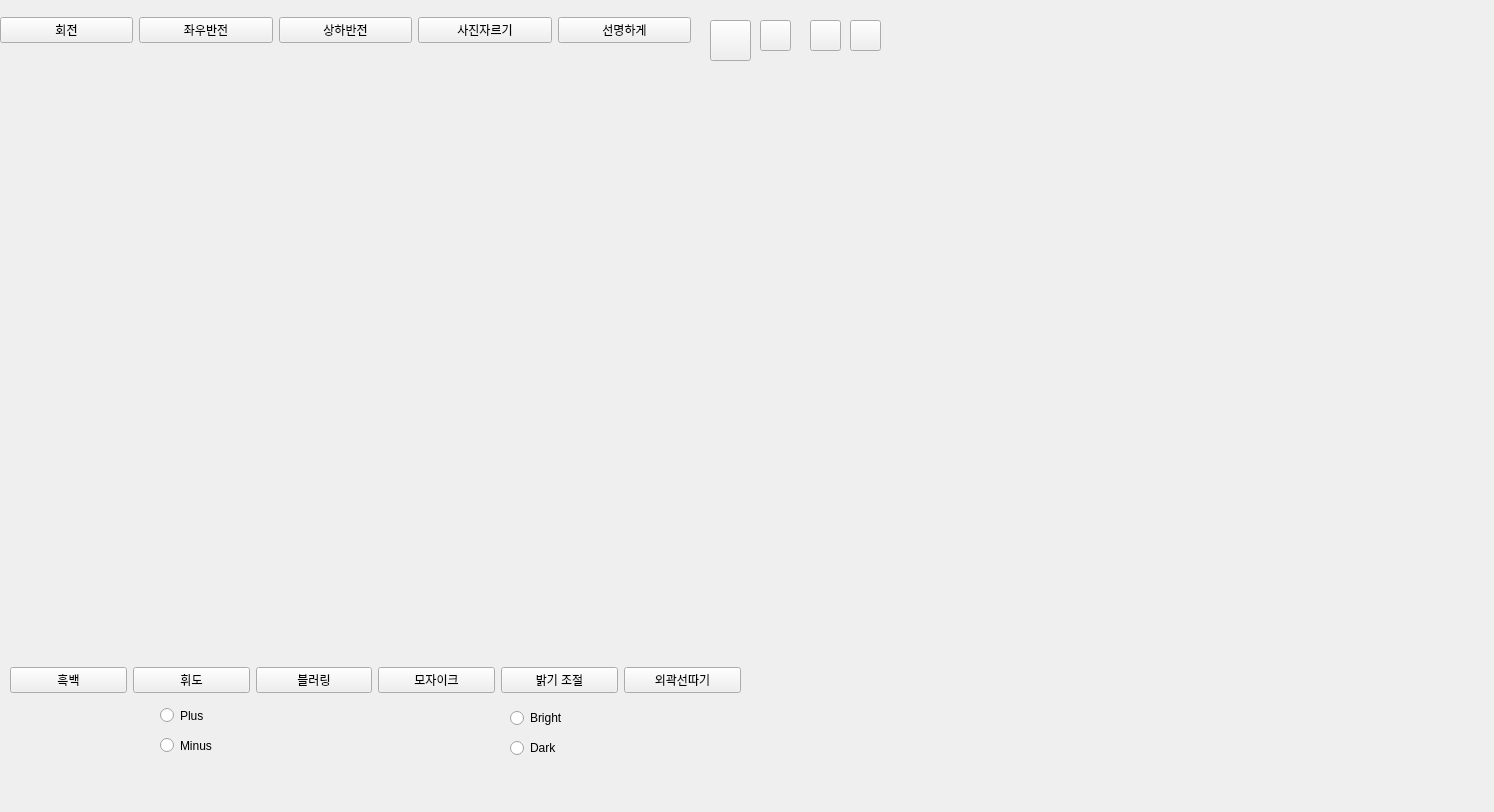
<?xml version="1.0" encoding="UTF-8"?>
<ui version="4.0">
 <class>PhotoWindow</class>
 <widget class="QMainWindow" name="PhotoWindow">
  <property name="geometry">
   <rect>
    <x>0</x>
    <y>0</y>
    <width>1494</width>
    <height>812</height>
   </rect>
  </property>
  <property name="windowTitle">
   <string>MainWindow</string>
  </property>
  <widget class="QWidget" name="centralwidget">
   <widget class="QLabel" name="label">
    <property name="enabled">
     <bool>true</bool>
    </property>
    <property name="geometry">
     <rect>
      <x>20</x>
      <y>100</y>
      <width>500</width>
      <height>500</height>
     </rect>
    </property>
    <property name="text">
     <string/>
    </property>
   </widget>
   <widget class="QWidget" name="horizontalLayoutWidget">
    <property name="geometry">
     <rect>
      <x>0</x>
      <y>10</y>
      <width>691</width>
      <height>41</height>
     </rect>
    </property>
    <layout class="QHBoxLayout" name="horizontalLayout_2">
     <item>
      <widget class="QPushButton" name="turnButton">
       <property name="text">
        <string>회전</string>
       </property>
      </widget>
     </item>
     <item>
      <widget class="QPushButton" name="revLRButton">
       <property name="text">
        <string>좌우반전</string>
       </property>
      </widget>
     </item>
     <item>
      <widget class="QPushButton" name="revUDButton">
       <property name="text">
        <string>상하반전</string>
       </property>
      </widget>
     </item>
     <item>
      <widget class="QPushButton" name="roiButton">
       <property name="text">
        <string>사진자르기</string>
       </property>
      </widget>
     </item>
     <item>
      <widget class="QPushButton" name="sharpButton">
       <property name="text">
        <string>선명하게</string>
       </property>
      </widget>
     </item>
    </layout>
   </widget>
   <widget class="QWidget" name="horizontalLayoutWidget_2">
    <property name="geometry">
     <rect>
      <x>10</x>
      <y>660</y>
      <width>731</width>
      <height>41</height>
     </rect>
    </property>
    <layout class="QHBoxLayout" name="horizontalLayout_3">
     <item>
      <widget class="QPushButton" name="grayButton">
       <property name="text">
        <string>흑백</string>
       </property>
      </widget>
     </item>
     <item>
      <widget class="QPushButton" name="huiButton">
       <property name="text">
        <string>휘도</string>
       </property>
      </widget>
     </item>
     <item>
      <widget class="QPushButton" name="blurButton">
       <property name="text">
        <string>블러링</string>
       </property>
      </widget>
     </item>
     <item>
      <widget class="QPushButton" name="mosaicButton">
       <property name="text">
        <string>모자이크</string>
       </property>
      </widget>
     </item>
     <item>
      <widget class="QPushButton" name="brightButton">
       <property name="text">
        <string>밝기 조절</string>
       </property>
      </widget>
     </item>
     <item>
      <widget class="QPushButton" name="outlineButton">
       <property name="text">
        <string>외곽선따기</string>
       </property>
      </widget>
     </item>
    </layout>
   </widget>
   <widget class="QPushButton" name="loadButton">
    <property name="geometry">
     <rect>
      <x>710</x>
      <y>20</y>
      <width>41</width>
      <height>41</height>
     </rect>
    </property>
    <property name="styleSheet">
     <string notr="true">border-image:url(&quot;C:/Users/rkdms/김가은_영상처리/기말/imageUpload.png&quot;);</string>
    </property>
    <property name="text">
     <string/>
    </property>
   </widget>
   <widget class="QPushButton" name="saveButton">
    <property name="geometry">
     <rect>
      <x>760</x>
      <y>20</y>
      <width>31</width>
      <height>31</height>
     </rect>
    </property>
    <property name="styleSheet">
     <string notr="true">border-image:url(&quot;C:/Users/rkdms/김가은_영상처리/기말/save.png&quot;);</string>
    </property>
    <property name="text">
     <string/>
    </property>
   </widget>
   <widget class="QPushButton" name="originButton">
    <property name="geometry">
     <rect>
      <x>810</x>
      <y>20</y>
      <width>31</width>
      <height>31</height>
     </rect>
    </property>
    <property name="styleSheet">
     <string notr="true">border-image:url(&quot;C:/Users/rkdms/김가은_영상처리/기말/original.png&quot;);</string>
    </property>
    <property name="text">
     <string/>
    </property>
   </widget>
   <widget class="QLabel" name="label_2">
    <property name="geometry">
     <rect>
      <x>720</x>
      <y>100</y>
      <width>500</width>
      <height>500</height>
     </rect>
    </property>
    <property name="text">
     <string/>
    </property>
   </widget>
   <widget class="QRadioButton" name="plusButton">
    <property name="geometry">
     <rect>
      <x>160</x>
      <y>705</y>
      <width>61</width>
      <height>21</height>
     </rect>
    </property>
    <property name="text">
     <string>Plus</string>
    </property>
   </widget>
   <widget class="QRadioButton" name="minusButton">
    <property name="geometry">
     <rect>
      <x>160</x>
      <y>735</y>
      <width>71</width>
      <height>21</height>
     </rect>
    </property>
    <property name="text">
     <string>Minus</string>
    </property>
   </widget>
   <widget class="QRadioButton" name="brButton">
    <property name="geometry">
     <rect>
      <x>510</x>
      <y>710</y>
      <width>91</width>
      <height>16</height>
     </rect>
    </property>
    <property name="text">
     <string>Bright</string>
    </property>
   </widget>
   <widget class="QRadioButton" name="darkButton">
    <property name="geometry">
     <rect>
      <x>510</x>
      <y>740</y>
      <width>91</width>
      <height>16</height>
     </rect>
    </property>
    <property name="text">
     <string>Dark</string>
    </property>
   </widget>
   <widget class="QPushButton" name="homeButton">
    <property name="geometry">
     <rect>
      <x>850</x>
      <y>20</y>
      <width>31</width>
      <height>31</height>
     </rect>
    </property>
    <property name="styleSheet">
     <string notr="true">border-image:url(&quot;C:/Users/rkdms/김가은_영상처리/기말/home.png&quot;);</string>
    </property>
    <property name="text">
     <string/>
    </property>
   </widget>
  </widget>
  <widget class="QMenuBar" name="menubar">
   <property name="geometry">
    <rect>
     <x>0</x>
     <y>0</y>
     <width>1494</width>
     <height>22</height>
    </rect>
   </property>
  </widget>
 </widget>
 <resources/>
 <connections/>
</ui>
